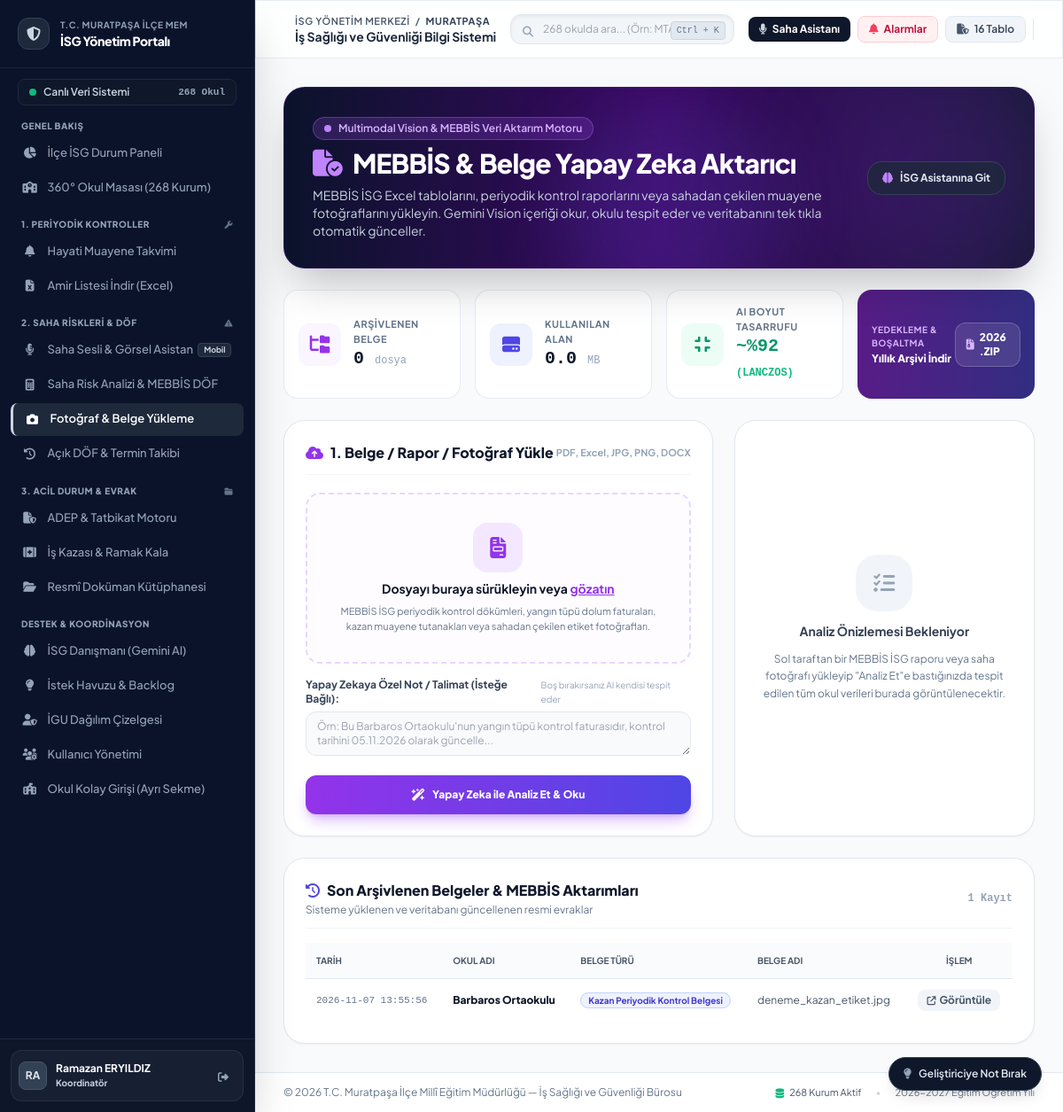
The page /ai-veri-aktarimi (signed in) on the database as committed earlier.
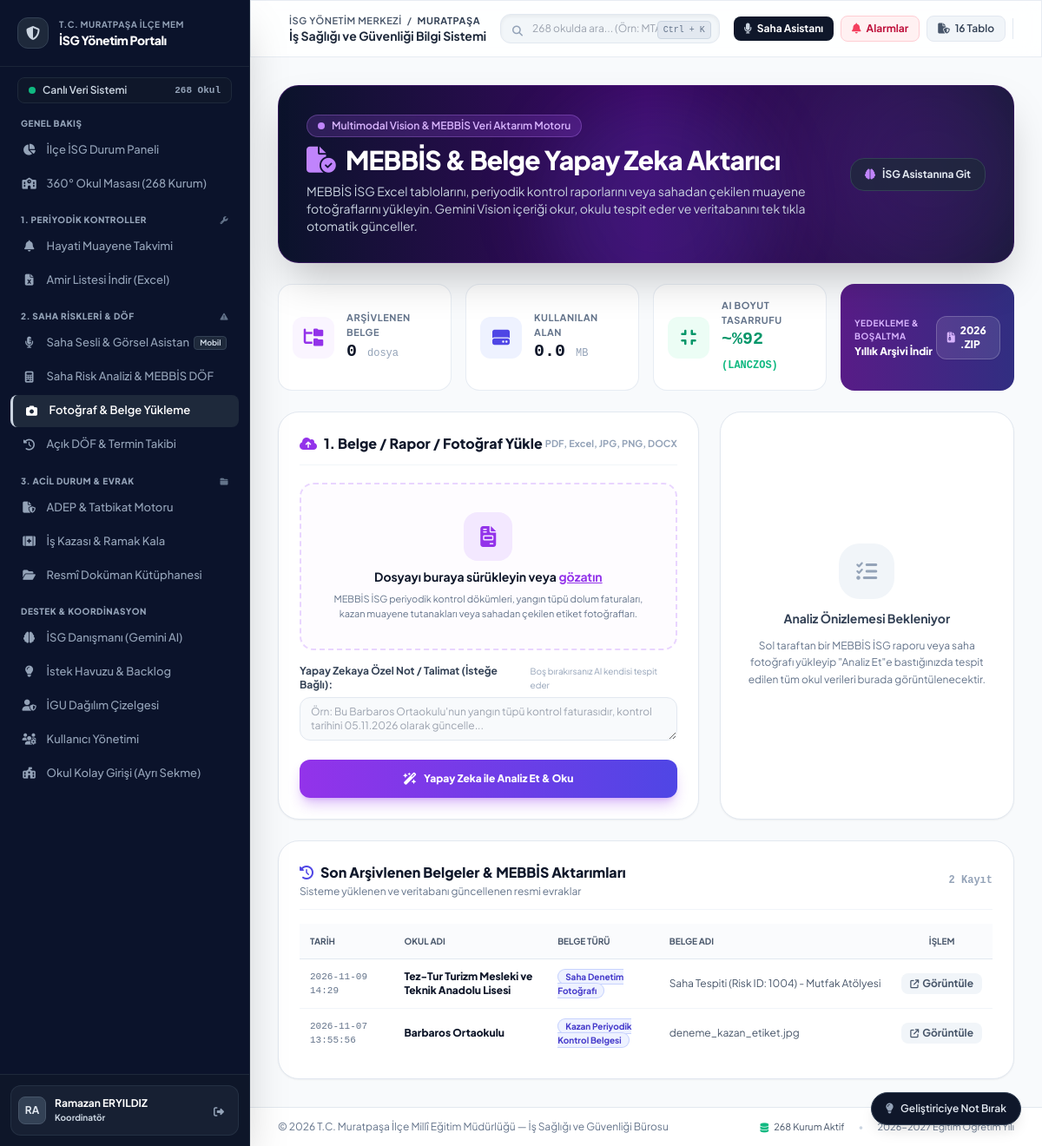
The same page on the database as committed later.
### tables this page shows
CREATE TABLE documents_archive (
        id INTEGER PRIMARY KEY AUTOINCREMENT,
        school_id INTEGER REFERENCES schools(id) ON DELETE CASCADE,
        belge_turu TEXT NOT NULL,
        belge_adi TEXT NOT NULL,
        dosya_yolu TEXT,
        yukleyen_user_id INTEGER REFERENCES users(id),
        yukleme_tarihi TIMESTAMP DEFAULT CURRENT_TIMESTAMP
    );

CREATE TABLE schools (
        id INTEGER PRIMARY KEY AUTOINCREMENT,
        kurum_kodu TEXT UNIQUE NOT NULL,
        kurum_adi TEXT NOT NULL,
        kurum_statusu TEXT,
        bagli_birim TEXT,
        kurum_turu TEXT,
        oncelik_derecesi INTEGER DEFAULT 3,
        tehlike_sinifi TEXT DEFAULT 'Az Tehlikeli',
        adres TEXT,
        telefon TEXT,
        mudur_ad_soyad TEXT,
        mudur_tel TEXT,
        isveren_vekili_ad_soyad TEXT,
        isveren_vekili_tel TEXT,
        sorumlu_uzman_id INTEGER REFERENCES users(id),
        created_at TIMESTAMP DEFAULT CURRENT_TIMESTAMP
    , portal_sifre TEXT DEFAULT 'isg2026', access_token TEXT, ogrenci_sayisi INTEGER DEFAULT 0, ogretmen_sayisi INTEGER DEFAULT 0, derslik_sayisi INTEGER DEFAULT 0, bina_sayisi INTEGER DEFAULT 1, eposta TEXT, son_veri_giris_tarihi TEXT, son_veri_giren_kisi TEXT, personel_sayisi INTEGER DEFAULT 0, aylik_hizmet_suresi_dk INTEGER DEFAULT 0, meb_olcek_puani REAL, kolluk_puani REAL, toplam_guvenlik_puani REAL, siginak_var_mi TEXT DEFAULT 'Yok', siginak_kapasite_kisi INTEGER DEFAULT 0, siginak_alan_m2 INTEGER DEFAULT 0, is_active_school INTEGER DEFAULT 1, kategori TEXT DEFAULT 'RESMI', genel_mudurluk TEXT, kademe TEXT, kolluk_sorumluluk_bolgesi TEXT DEFAULT 'Muratpaşa İlçe Emniyet Müdürlüğü', koordinat TEXT);

### app.py (the view)
@app.get("/ai-veri-aktarimi", response_class=HTMLResponse)
def ai_ingestion_page(request: Request):
    user = get_current_user(request)
    if not user:
        return RedirectResponse("/login", status_code=303)
    conn = get_db()
    c = conn.cursor()
    c.execute("SELECT id, kurum_kodu, kurum_adi FROM schools WHERE is_active_school = 1 ORDER BY kurum_adi ASC")
    schools = [dict(r) for r in c.fetchall()]
    c.execute("""
        SELECT d.*, s.kurum_adi, s.kurum_kodu
        FROM documents_archive d
        JOIN schools s ON d.school_id = s.id
        ORDER BY d.id DESC LIMIT 20
    """)
    recent_docs = [dict(r) for r in c.fetchall()]
    conn.close()
    storage_stats = isg_storage.get_storage_statistics()
    return templates.TemplateResponse(request=request, name="ai_ingestion.html", context={
        "user": user,
        "schools": schools,
        "recent_docs": recent_docs,
        "storage_stats": storage_stats,
        "active_page": "ai_ingestion"
    })

### templates/ai_ingestion.html (shortened to what the changed rows need)
{% extends "base.html" %}
{% block content %}
<div class="space-y-6">
    <div class="relative overflow-hidden rounded-3xl bg-gradient-to-r from-slate-950 via-purple-950 to-slate-900 p-6 sm:p-8 text-white shadow-2xl border border-purple-900/50">
        <div class="relative z-10 flex flex-col md:flex-row md:items-center justify-between gap-6">
            <div class="space-y-2">
                <h1 class="text-2xl sm:text-3xl font-extrabold tracking-tight text-white flex items-center gap-3">
                    <i class="fa-solid fa-file-circle-check text-purple-400"></i>
                    <span>MEBBİS & Belge Yapay Zeka Aktarıcı</span>
                </h1>
            </div>
        </div>
    </div>
    <div class="bg-white rounded-3xl p-6 shadow-sm border border-slate-200 space-y-4">
        <div class="flex items-center justify-between pb-3 border-b border-slate-100">
            <div>
                <h3 class="text-base font-extrabold text-slate-900 flex items-center gap-2">
                </h3>
                <p class="text-xs text-slate-500 mt-0.5">Sisteme yüklenen ve veritabanı güncellenen resmi evraklar</p>
            </div>
            <span class="text-xs font-mono font-bold text-slate-400">{{ recent_docs|length }} Kayıt</span>
        </div>
        <div class="overflow-x-auto">
            <table class="w-full text-left text-xs border-collapse">
                <thead>
                    <tr class="border-b border-slate-200 bg-slate-50/70 text-slate-600 font-bold uppercase text-[10px]">
                        <th class="py-3 px-3">Tarih</th>
                        <th class="py-3 px-3">Okul Adı</th>
                        <th class="py-3 px-3">Belge Türü</th>
                        <th class="py-3 px-3">Belge Adı</th>
                        <th class="py-3 px-3 text-center">İşlem</th>
                    </tr>
                </thead>
                <tbody class="divide-y divide-slate-100">
                    {% for doc in recent_docs %}
                    <tr class="hover:bg-slate-50/50 transition">
                        <td class="py-3 px-3 font-mono text-[11px] text-slate-500">{{ doc.yukleme_tarihi }}</td>
                        <td class="py-3 px-3 font-extrabold text-slate-900">{{ doc.kurum_adi }}</td>
                        <td class="py-3 px-3">
                            <span class="px-2 py-0.5 rounded-full text-[10px] font-bold bg-indigo-50 text-indigo-700 border border-indigo-200">
                                {{ doc.belge_turu }}
                            </span>
                        </td>
                        <td class="py-3 px-3 text-slate-600 truncate max-w-xs">{{ doc.belge_adi }}</td>
                        <td class="py-3 px-3 text-center">
                            <a href="{{ doc.dosya_yolu }}" target="_blank" class="inline-flex items-center gap-1 px-2.5 py-1 rounded-lg bg-slate-100 hover:bg-purple-600 hover:text-white text-slate-600 text-xs font-bold transition">
                                <i class="fa-solid fa-arrow-up-right-from-square text-[10px]"></i>
                                <span>Görüntüle</span>
                            </a>
                        </td>
                    </tr>
                    {% else %}
                    <tr>
                        <td colspan="5" class="py-6 text-center text-slate-400">
                            Henüz arşivlenmiş bir yapay zeka belgesi bulunmuyor. Yukarıdan ilk raporunuzu yükleyebilirsiniz.
                        </td>
                    </tr>
                    {% endfor %}
                </tbody>
            </table>
        </div>
    </div>
</div>
{% endblock %}

Rows that differ between the two databases and show on the page:
added documents_archive: yukleme_tarihi "2026-11-09 14:29", kurum_adi "Tez-Tur Turizm Mesleki ve Teknik Anadolu Lisesi", belge_turu "Saha Denetim Fotoğrafı", belge_adi "Saha Tespiti (Risk ID: 1004) - Mutfak Atölyesi"
Other text that changed with them:
{{ recent_docs|length }}: "1" → "2"
